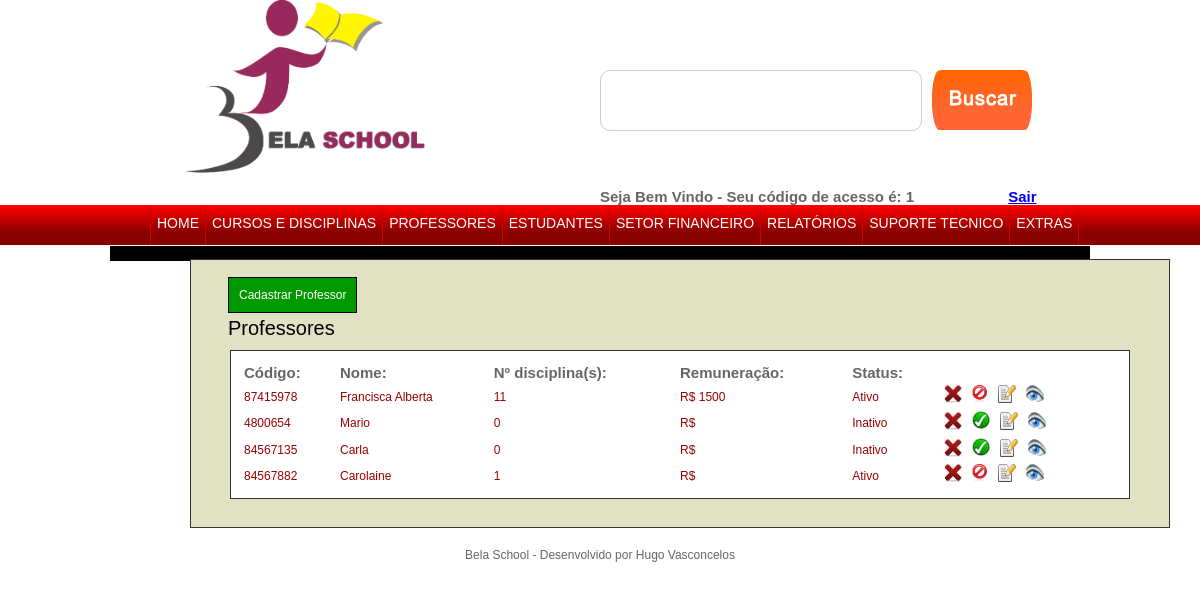
The page /Arquivos/projeto_final_01/sistema/admin/professores.php?pg=todos (signed in) on the database its author committed.
### tables this page shows
CREATE TABLE `professores` (
  `id` int(11) NOT NULL,
  `code` varchar(255) NOT NULL,
  `status` varchar(255) NOT NULL,
  `nome` varchar(255) NOT NULL,
  `cpf` varchar(255) NOT NULL,
  `nascimento` varchar(255) NOT NULL,
  `formacao` varchar(255) NOT NULL,
  `graduacao` varchar(255) NOT NULL,
  `pos_graduacao` varchar(255) NOT NULL,
  `mestrado` varchar(255) NOT NULL,
  `doutorado` varchar(255) NOT NULL,
  `salario` varchar(255) NOT NULL
);

### Arquivos/projeto_final_01/sistema/admin/professores.php (the view, shortened to what this page needs)
<!DOCTYPE html PUBLIC "-//W3C//DTD XHTML 1.0 Transitional//EN" "http://www.w3.org/TR/xhtml1/DTD/xhtml1-transitional.dtd">
<html xmlns="http://www.w3.org/1999/xhtml">
<head>
<link rel="stylesheet" type="text/css" href="css/professores.css"/>
</head>
<body>
<?php require "topo.php"; ?>
<div id="caixa_preta">
</div>
<?php if(@$_GET['pg'] == 'todos'){ ?>
<div id="box_professores">
<br /><br />
<a class="a2" href="professores.php?pg=cadastra">Cadastrar Professor</a>
<h1>Professores</h1>
<?php
$sql = "SELECT * FROM professores WHERE nome != ''";
$con = mysqli_query($conexao, $sql);
if(mysqli_num_rows($con) == ''){
	echo "No momento não existe professores cadastrados!";
}else{
?>
    <table width="900" border="0">
      <tr>
        <td><strong>Código:</strong></td>
        <td><strong>Nome:</strong></td>
        <td><strong>Nº disciplina(s):</strong></td>
        <td><strong>Remuneração:</strong></td>
        <td><strong>Status:</strong></td>
        <td></td>
      </tr>
      <?php while($res_1 = mysqli_fetch_assoc($con)){ ?>
      <tr>
        <td><h3><?php echo $code = $res_1['code']; ?></h3></td>
        <td><h3><?php echo $res_1['nome']; ?></h3></td>
        <td><h3><?php
		$sql2 = "SELECT * FROM disciplinas WHERE professor = '$code'";
		echo mysqli_num_rows(mysqli_query($conexao, $sql2)); ?></h3></td>
        <td><h3>R$ <?php echo $res_1['salario']; ?></h3></td>
        <td><h3><?php echo $res_1['status']; ?></h3></td>
        <td></td>
        <td>
        <a class="a" href="professores.php?pg=todos&func=deleta&id=<?php echo $res_1['id']; ?>"><img title="Excluir Professor" src="img/deleta.jpg" width="18" height="18" border="0"></a>
        <?php if($res_1['status'] == 'Inativo'){?>
        <a class="a" href="professores.php?pg=todos&func=ativa&id=<?php echo $res_1['id']; ?>&code=<?php echo $res_1['code']; ?>"><img title="Ativar novamente professor" src="../img/correto.jpg" width="20" height="20" border="0"></a>
        <?php } ?>
        <?php if($res_1['status'] == 'Ativo'){?>
        <a class="a" href="professores.php?pg=todos&func=inativa&id=<?php echo $res_1['id']; ?>&code=<?php echo $res_1['code']; ?>"><img title="Inativar Professor(a)" src="../img/ico_bloqueado.png" width="18" height="18" border="0"></a>
        <?php } ?>
        <a class="a" href="professores.php?pg=todos&func=edita&id=<?php echo $res_1['id']; ?>"><img title="Editar Dados Cadastrais" src="../img/ico-editar.png" width="18" height="18" border="0"></a>
        <a class="a" rel="superbox[iframe][930x500]" href="historico_professor.php?id=<?php echo $res_1['id']; ?>"><img title="Histórico deste professor" src="../img/visualizar16.gif" width="18" height="18" border="0"></a></td>
      </tr>
      <?php } ?>
    </table>
<?php  }?>
<br />
<br />
</div>
<?php }  ?>
<?php require "rodape.php"; ?>
</body>
</html>

### Arquivos/projeto_final_01/sistema/admin/css/professores.css (style rules this page uses)
#caixa_preta { background:#000; width:980px; margin:18px auto; height:15px; }
#box_professores { width:978px; background:#E1E1C4; height:auto; float:left; text-align:left; margin:-20px 0 20px 190px; border:1px solid #333; }
#box_professores .a2 { font:12px Arial, Helvetica, sans-serif; margin:30px 0 10px 37px; color:#FFF; background:#090; text-decoration:none; padding:10px; border:1px solid #000; }
#box_professores h1 { font:20px Arial, Helvetica, sans-serif; margin:15px 0 10px 37px; color:#000; }
#box_professores table { border:1px solid #333; padding:10px; background:#FFF; margin:0 0 10px 0; margin:auto; font:15px Arial, Helvetica, sans-serif; text-align:left; }
#box_professores h3 { font:12px Arial, Helvetica, sans-serif; margin:2px 0 0 0; color:#900; }
#box_professores .a { margin:0 5px 0 0; }

### Arquivos/projeto_final_01/sistema/admin/css/topo.css (style rules this page uses)
body { padding:0; margin:0; }

### Arquivos/projeto_final_01/sistema/admin/css/rodape.css (style rules this page uses)
body { text-align:center; font:12px Arial, Helvetica, sans-serif; color:#666; }

### rows shown on the page
professores: code "87415978", nome "Francisca Alberta", mysqli_num_rows(mysqli_query($conexao, $sql2)) "11", salario "1500", status "Ativo"
professores: code "4800654", nome "Mario", mysqli_num_rows(mysqli_query($conexao, $sql2)) "0", status "Inativo"
professores: code "84567135", nome "Carla", mysqli_num_rows(mysqli_query($conexao, $sql2)) "0", status "Inativo"
professores: code "84567882", nome "Carolaine", mysqli_num_rows(mysqli_query($conexao, $sql2)) "1", status "Ativo"
